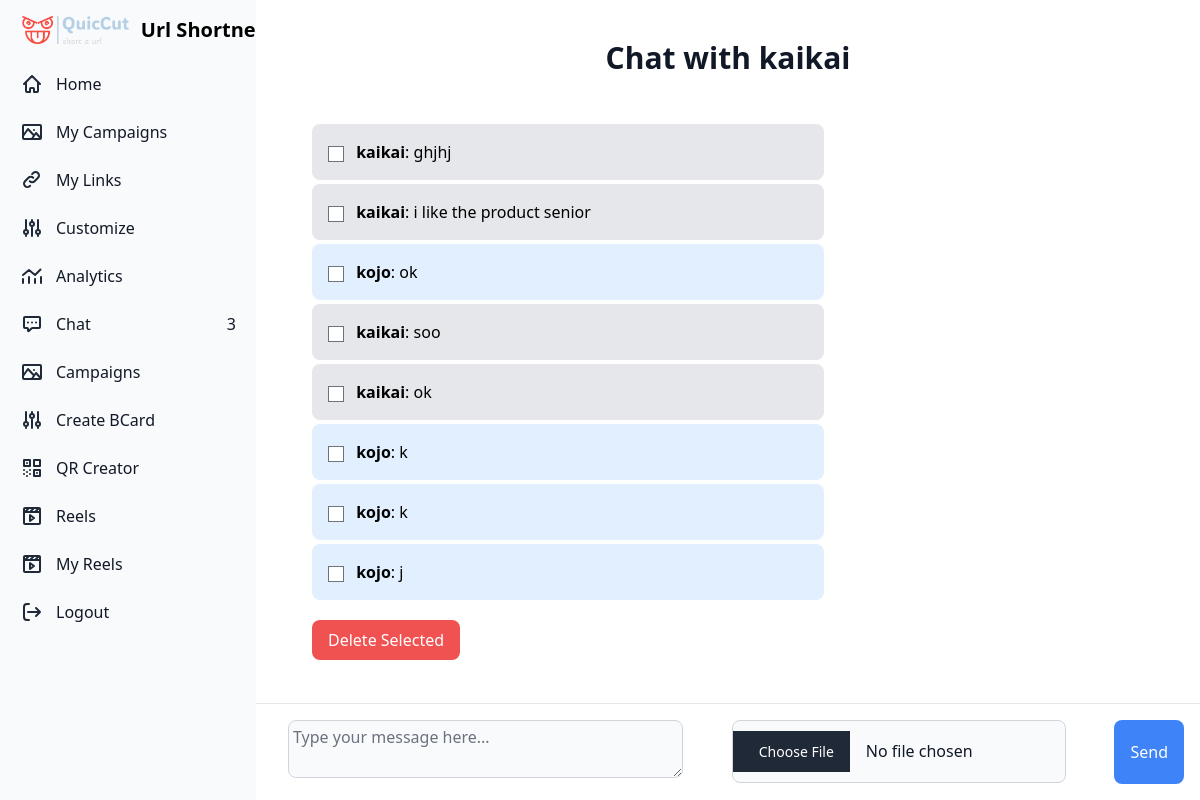
The app's page /chat/kaikai/ (signed in) with its own data.
### chat/models.py (models this page shows, shortened)
class Message(models.Model):
    sender = models.ForeignKey(User, related_name='sent_messages', on_delete=models.CASCADE)
    receiver = models.ForeignKey(User, related_name='received_messages', on_delete=models.CASCADE)
    content = models.TextField()
    timestamp = models.DateTimeField(auto_now_add=True)
    is_read = models.BooleanField(default=False)
    file = models.FileField(upload_to='uploads/', blank=True, null=True)

### chat/views.py (the view)
# urls.py: path('<str:username>/', views.chat_detail, name='chat_detail'),
@login_required
def chat_detail(request, username):
    user = get_object_or_404(User, username=username)
    if request.method == 'POST':
        form = MessageForm(request.POST, request.FILES)
        if form.is_valid():
            message = form.save(commit=False)
            message.sender = request.user
            message.receiver = user
            message.save()
            return redirect('chat_detail', username=user.username)
    else:
        form = MessageForm()
    messages = Message.objects.filter(
        (Q(sender=request.user) & Q(receiver=user)) |
        (Q(sender=user) & Q(receiver=request.user))
    ).order_by('timestamp')
    unread_messages = messages.filter(receiver=request.user, is_read=False)
    unread_messages.update(is_read=True)
    if request.method == 'POST':
        content = request.POST.get('content')
        if content:
            Message.objects.create(sender=request.user, receiver=user, content=content)
    if request.method == 'POST' and 'delete_message_ids' in request.POST:
            message_ids = request.POST.getlist('delete_message_ids')
            Message.objects.filter(id__in=message_ids).delete()
    return render(request, 'chat/chat_detail.html', {'messages': messages,'form': form, 'user': user})

### chat/forms.py
class MessageForm(forms.ModelForm):
    class Meta:
        model = Message
        fields = ['content', 'file']
        widgets = {
            'content': forms.Textarea(attrs={
                'rows': 2,
                'class': 'p-1 text-md text-gray-900 bg-gray-50 rounded-lg border border-gray-300 focus:ring-blue-500 focus:border-blue-500 dark:bg-gray-700 dark:border-gray-600 dark:placeholder-gray-400 dark:text-white dark:focus:ring-blue-500 dark:focus:border-blue-500',
                'placeholder': 'Type your message here...'
            }),
                'file': forms.ClearableFileInput(attrs={
                'class': "p-2.5 text-md text-gray-900 bg-gray-50 rounded-lg border border-gray-300 focus:ring-blue-500 focus:border-blue-500 dark:bg-gray-700 dark:border-gray-600 dark:placeholder-gray-400 dark:text-white dark:focus:ring-blue-500 dark:focus:border-blue-500",
            }),
        }

### chat/templatetags/chat_tags.py (called while the page is built)
@register.simple_tag
def unread_message_count(user):
    return Message.objects.filter(receiver=user, is_read=False).count()

### templates/chat/chat_detail.html (shortened to what this page needs)
{% extends 'basehome/base.html' %}
{% block content %}
<div class="p-10 sm:ml-64 h-screen flex flex-col">
    <div class="flex-none">
        <h1 class="text-center text-3xl font-bold text-gray-900 mb-8">Chat with {{ user.username }}</h1>
    </div>
    <div class="flex-1 overflow-y-auto p-4 space-y-4 mb-24">
        <form method="post">
            {% for message in messages %}
                <div class="mb-1 {% if message.sender == request.user %}bg-blue-100 self-end{% else %}bg-gray-200 self-start{% endif %} p-4 rounded-lg max-w-lg">
                    <input type="checkbox" name="delete_message_ids" value="{{ message.id }}" class="mr-2">
                    <strong >{{ message.sender.username }}</strong>: {{ message.content }}
                </div>
            {% endfor %}
            <button type="submit" class="mt-4 bg-red-500 text-white px-4 py-2 rounded-lg hover:bg-red-600">Delete Selected</button>
        </form>
    </div>
    <div class="ml-64 bg-white p-4 border-t border-gray-200 fixed bottom-0 inset-x-0">
        <form method="post" enctype="multipart/form-data" class="flex space-x-4">
            <div class="flex-grow">
                {{ form.content }}
            </div>
            <div class="flex-grow">
                {{ form.file }}
            </div>
            <button type="submit" class="bg-blue-500 text-white px-4 py-1.5 rounded-lg hover:bg-blue-600">
                Send
            </button>
        </form>
    </div>
</div>
{% endblock %}

### records on screen
Message: sender.username "kaikai", content "ghjhj"
Message: sender.username "kaikai", content "i like the product senior"
Message: sender.username "kojo", content "ok"
Message: sender.username "kaikai", content "soo"
Message: sender.username "kaikai", content "ok"
Message: sender.username "kojo", content "k"
Message: sender.username "kojo", content "k"
Message: sender.username "kojo", content "j"

### other values on screen
{{ unread_count }} "3"
{{ user.username }} "kaikai"
